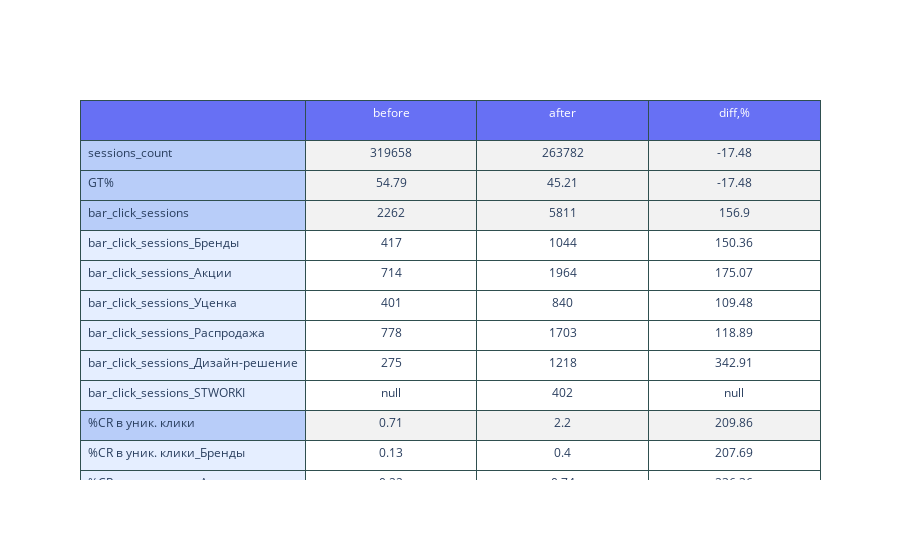

Source (notebook cell):
### Markdown cell above
##  Шапка. Сравнение показателей вовлеченности

### Code cell
r2 = result_bar(bar, ses)
result_bar_visualization(r2)

### Figure 1 — Plotly figure (JSON) as saved in the notebook; plotly's stock layout.template omitted (floating-point values rounded to 4 significant figures; data arrays with more than 128 entries replaced by an {"elided": "..."} marker saying what was removed)
{"data": [{"cells": {"align": ["left", "center"], "fill": {"color": {"elided": "4x37 str values"}}, "font": {"size": 12}, "height": 30, "line": {"color": "darkslategray"}, "values": {"elided": "4x37 mixed values"}}, "columnwidth": [210, 160, 160, 160], "header": {"align": ["left", "center"], "fill": {"color": "rgb(103,112,244)"}, "font": {"color": "white", "size": 12}, "height": 40, "line": {"color": "darkslategray"}, "values": ["", "before", "after", "diff,%"]}, "type": "table"}], "layout": {}}
